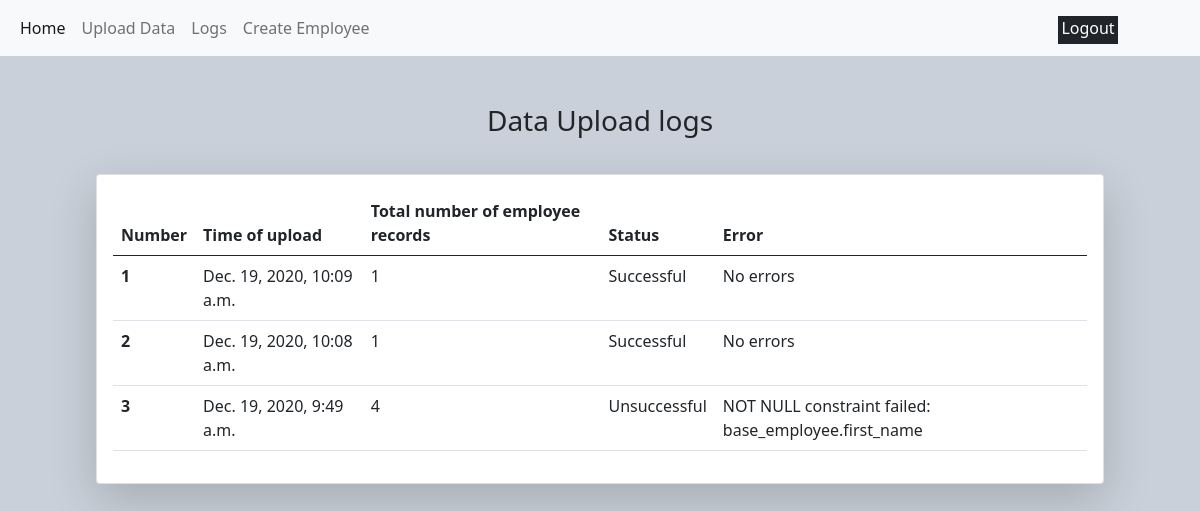
The page /upload-logs/ (signed in) on the database as committed earlier.
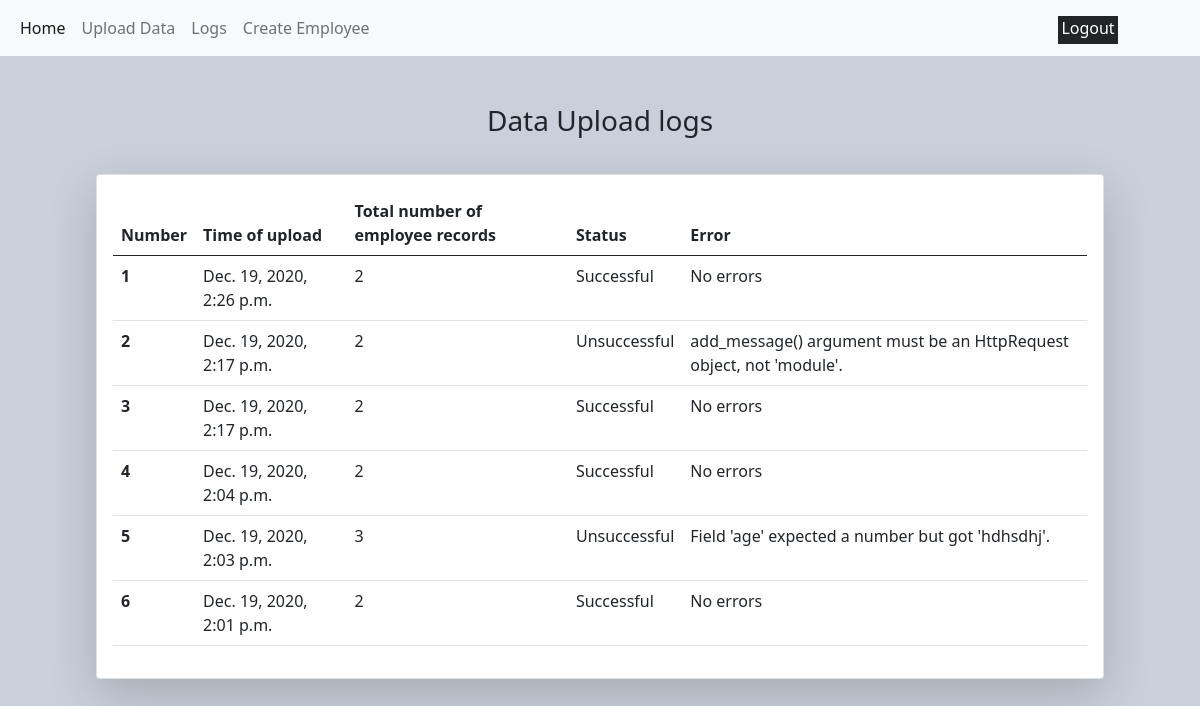
The same page on the database as committed later.
### base/models.py (models this page shows)
class Log(models.Model):
    timestamp = models.DateTimeField(auto_now_add=True)
    number_of_employee_data = models.IntegerField()
    status = models.CharField(max_length=15)
    error = models.CharField(max_length=100)

### base/views.py (the view)
# urls.py: path("upload-logs/", views.log, name="log"),
@login_required
def log(request):
    logs = reversed(Log.objects.all())
    context = {"logs": logs}
    return render(request, "base/logs.html", context)

### base/templates/base/logs.html (shortened to what this page needs)
{% extends 'base/base.html' %} {% block title %} Home {% endblock title %}
{%load crispy_forms_tags %} {% block body %}
<div><h3 style="text-align: center" class="mt-5">Data Upload logs</h3></div>
<div class="d-none d-lg-block">
  <div class="shadow-lg card p-3" style=" margin: 8%; margin-top: 3%; min">
    <table class="table">
      <thead>
        <tr>
          <th scope="col">Number</th>
          <th scope="col">Time of upload</th>
          <th scope="col">Total number of employee records</th>
          <th scope="col">Status</th>
          <th scope="col">Error</th>
        </tr>
      </thead>
      <tbody>
        {% for log in logs %}
        <tr>
          <th scope="row">{{ forloop.counter }}</th>
          <td>{{log.timestamp}}</td>
          <td>{{log.number_of_employee_data}}</td>
          <td>{{log.status}}</td>
          <td>{{log.error}}</td>
        </tr>
        {% endfor %}
      </tbody>
    </table>
  </div>
</div>
{% endblock body %}

### base/templates/base/base.html (shortened to what this page needs)
<!DOCTYPE html>
<html>
  <head>
    <link
      href="https://cdn.jsdelivr.net/npm/bootstrap@5.0.0-beta1/dist/css/bootstrap.min.css"
      rel="stylesheet"
    />
  </head>
  <body style="background-color: #c9d0d9"></body>
  <nav class="navbar navbar-expand-lg navbar-light bg-light">
    <div class="container-fluid">
      <div class="collapse navbar-collapse" id="navbarSupportedContent">
        <ul class="navbar-nav me-auto mb-2 mb-lg-0">
          <li class="nav-item">
            <a
              class="nav-link active"
              aria-current="page"
              href="{% url 'home' %}"
              >Home</a
            >
          </li>
          <li class="nav-item">
            <a class="nav-link" href="{% url 'upload_data' %}">Upload Data</a>
          </li>
          <li class="nav-item">
            <a class="nav-link" href="{% url 'log' %}">Logs</a>
          </li>
          <li class="nav-item">
            <a class="nav-link" href="{% url 'create_employee' %}"
              >Create Employee</a
            >
          </li>
        </ul>
        {% if user.is_authenticated %}
         <a href="{% url 'logout' %}" style="text-decoration: none"><div
          style="
            margin-right: 70px;
            margin-top: auto;
            text-align: center;
            height: 28px;
            width: 60px;
          "
          class="bg-dark mt-1"
        >
          <p style="color: white">Logout</p>
        </div></a>
        {% endif %}
      </div>
    </div>
  </nav>
   {% block body %} {% endblock body %}
</html>

Rows that differ between the two databases and show on the page:
removed Log: timestamp "Dec. 19, 2020, 10:09 a.m.", number_of_employee_data "1", status "Successful", error "No errors"
removed Log: timestamp "Dec. 19, 2020, 10:08 a.m.", number_of_employee_data "1", status "Successful", error "No errors"
removed Log: timestamp "Dec. 19, 2020, 9:49 a.m.", number_of_employee_data "4", status "Unsuccessful", error "NOT NULL constraint failed: base_employee.first_name"
added Log: timestamp "Dec. 19, 2020, 2:26 p.m.", number_of_employee_data "2", status "Successful", error "No errors"
added Log: timestamp "Dec. 19, 2020, 2:17 p.m.", number_of_employee_data "2", status "Unsuccessful", error "add_message() argument must be an HttpRequest object, not 'module'."
added Log: timestamp "Dec. 19, 2020, 2:17 p.m.", number_of_employee_data "2", status "Successful", error "No errors"
added Log: timestamp "Dec. 19, 2020, 2:04 p.m.", number_of_employee_data "2", status "Successful", error "No errors"
added Log: timestamp "Dec. 19, 2020, 2:03 p.m.", number_of_employee_data "3", status "Unsuccessful", error "Field 'age' expected a number but got 'hdhsdhj'."
added Log: timestamp "Dec. 19, 2020, 2:01 p.m.", number_of_employee_data "2", status "Successful", error "No errors"
